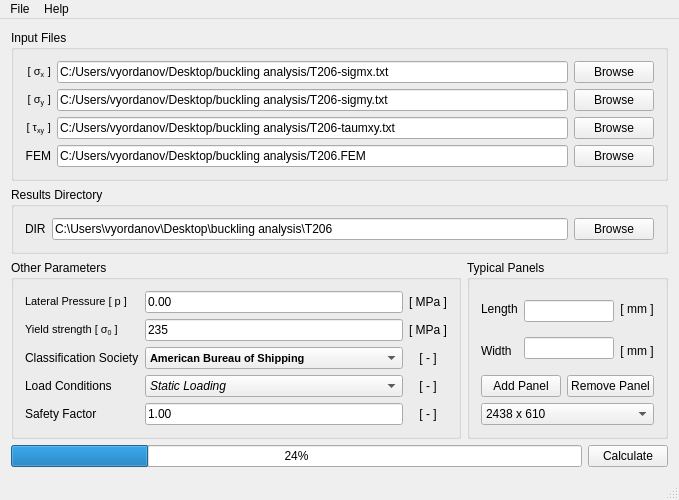
<?xml version="1.0" encoding="UTF-8"?>
<ui version="4.0">
 <class>MainWindow</class>
 <widget class="QMainWindow" name="MainWindow">
  <property name="geometry">
   <rect>
    <x>0</x>
    <y>0</y>
    <width>658</width>
    <height>465</height>
   </rect>
  </property>
  <property name="windowTitle">
   <string>Keppel Fels Baltech - Buckling Post-Processor</string>
  </property>
  <widget class="QWidget" name="centralWidget">
   <layout class="QVBoxLayout" name="verticalLayout_11">
    <item>
     <widget class="QGroupBox" name="groupBox_input">
      <property name="title">
       <string>Input Files</string>
      </property>
      <layout class="QHBoxLayout" name="horizontalLayout">
       <item>
        <layout class="QVBoxLayout" name="verticalLayout">
         <item>
          <widget class="QLabel" name="label">
           <property name="text">
            <string>&lt;!DOCTYPE HTML PUBLIC &quot;-//W3C//DTD HTML 4.0//EN&quot; &quot;http://www.w3.org/TR/REC-html40/strict.dtd&quot;&gt;
&lt;html&gt;&lt;head&gt;&lt;meta name=&quot;qrichtext&quot; content=&quot;1&quot; /&gt;&lt;style type=&quot;text/css&quot;&gt;
p, li { white-space: pre-wrap; }
&lt;/style&gt;&lt;/head&gt;&lt;body style=&quot; font-family:'MS Shell Dlg 2'; font-size:8.25pt; font-weight:400; font-style:normal;&quot;&gt;
&lt;p style=&quot; margin-top:0px; margin-bottom:0px; margin-left:0px; margin-right:0px; -qt-block-indent:0; text-indent:0px;&quot;&gt;&lt;span style=&quot; font-size:8pt;&quot;&gt;[ σ&lt;/span&gt;&lt;span style=&quot; font-size:8pt; vertical-align:sub;&quot;&gt;x  &lt;/span&gt;&lt;span style=&quot; font-size:8pt;&quot;&gt;]&lt;/span&gt;&lt;/p&gt;&lt;/body&gt;&lt;/html&gt;</string>
           </property>
           <property name="alignment">
            <set>Qt::AlignRight|Qt::AlignTrailing|Qt::AlignVCenter</set>
           </property>
          </widget>
         </item>
         <item>
          <widget class="QLabel" name="label_2">
           <property name="text">
            <string>&lt;!DOCTYPE HTML PUBLIC &quot;-//W3C//DTD HTML 4.0//EN&quot; &quot;http://www.w3.org/TR/REC-html40/strict.dtd&quot;&gt;
&lt;html&gt;&lt;head&gt;&lt;meta name=&quot;qrichtext&quot; content=&quot;1&quot; /&gt;&lt;style type=&quot;text/css&quot;&gt;
p, li { white-space: pre-wrap; }
&lt;/style&gt;&lt;/head&gt;&lt;body style=&quot; font-family:'MS Shell Dlg 2'; font-size:8.25pt; font-weight:400; font-style:normal;&quot;&gt;
&lt;p style=&quot; margin-top:0px; margin-bottom:0px; margin-left:0px; margin-right:0px; -qt-block-indent:0; text-indent:0px;&quot;&gt;&lt;span style=&quot; font-size:8pt;&quot;&gt;[ σ&lt;/span&gt;&lt;span style=&quot; font-size:8pt; vertical-align:sub;&quot;&gt;y  &lt;/span&gt;&lt;span style=&quot; font-size:8pt;&quot;&gt;]&lt;/span&gt;&lt;/p&gt;&lt;/body&gt;&lt;/html&gt;</string>
           </property>
           <property name="alignment">
            <set>Qt::AlignRight|Qt::AlignTrailing|Qt::AlignVCenter</set>
           </property>
          </widget>
         </item>
         <item>
          <widget class="QLabel" name="label_3">
           <property name="text">
            <string>&lt;!DOCTYPE HTML PUBLIC &quot;-//W3C//DTD HTML 4.0//EN&quot; &quot;http://www.w3.org/TR/REC-html40/strict.dtd&quot;&gt;
&lt;html&gt;&lt;head&gt;&lt;meta name=&quot;qrichtext&quot; content=&quot;1&quot; /&gt;&lt;style type=&quot;text/css&quot;&gt;
p, li { white-space: pre-wrap; }
&lt;/style&gt;&lt;/head&gt;&lt;body style=&quot; font-family:'MS Shell Dlg 2'; font-size:8.25pt; font-weight:400; font-style:normal;&quot;&gt;
&lt;p style=&quot; margin-top:0px; margin-bottom:0px; margin-left:0px; margin-right:0px; -qt-block-indent:0; text-indent:0px;&quot;&gt;&lt;span style=&quot; font-size:8pt;&quot;&gt;[ τ&lt;/span&gt;&lt;span style=&quot; font-size:8pt; vertical-align:sub;&quot;&gt;xy  &lt;/span&gt;&lt;span style=&quot; font-size:8pt;&quot;&gt;]&lt;/span&gt;&lt;/p&gt;&lt;/body&gt;&lt;/html&gt;</string>
           </property>
           <property name="alignment">
            <set>Qt::AlignRight|Qt::AlignTrailing|Qt::AlignVCenter</set>
           </property>
          </widget>
         </item>
         <item>
          <widget class="QLabel" name="label_4">
           <property name="text">
            <string>FEM</string>
           </property>
           <property name="alignment">
            <set>Qt::AlignRight|Qt::AlignTrailing|Qt::AlignVCenter</set>
           </property>
          </widget>
         </item>
        </layout>
       </item>
       <item>
        <layout class="QVBoxLayout" name="verticalLayout_2">
         <item>
          <widget class="QLineEdit" name="filePath_sigma_m_x">
           <property name="text">
            <string>C:/Users/vyordanov/Desktop/buckling analysis/T206-sigmx.txt</string>
           </property>
          </widget>
         </item>
         <item>
          <widget class="QLineEdit" name="filePath_sigma_m_y">
           <property name="text">
            <string>C:/Users/vyordanov/Desktop/buckling analysis/T206-sigmy.txt</string>
           </property>
          </widget>
         </item>
         <item>
          <widget class="QLineEdit" name="filePath_tau_m_xy">
           <property name="text">
            <string>C:/Users/vyordanov/Desktop/buckling analysis/T206-taumxy.txt</string>
           </property>
          </widget>
         </item>
         <item>
          <widget class="QLineEdit" name="filePath_fem">
           <property name="text">
            <string>C:/Users/vyordanov/Desktop/buckling analysis/T206.FEM</string>
           </property>
          </widget>
         </item>
        </layout>
       </item>
       <item>
        <layout class="QVBoxLayout" name="verticalLayout_3">
         <item>
          <widget class="QPushButton" name="Browse_input_sigma_x">
           <property name="text">
            <string>Browse</string>
           </property>
          </widget>
         </item>
         <item>
          <widget class="QPushButton" name="Browse_input_sigma_y">
           <property name="text">
            <string>Browse</string>
           </property>
          </widget>
         </item>
         <item>
          <widget class="QPushButton" name="Browse_input_tau_xy">
           <property name="text">
            <string>Browse</string>
           </property>
          </widget>
         </item>
         <item>
          <widget class="QPushButton" name="Browse_input_Fem">
           <property name="text">
            <string>Browse</string>
           </property>
          </widget>
         </item>
        </layout>
       </item>
      </layout>
     </widget>
    </item>
    <item>
     <widget class="QGroupBox" name="groupBox_result">
      <property name="title">
       <string>Results Directory</string>
      </property>
      <layout class="QHBoxLayout" name="horizontalLayout_5">
       <item>
        <widget class="QLabel" name="label_6">
         <property name="text">
          <string>DIR</string>
         </property>
        </widget>
       </item>
       <item>
        <widget class="QLineEdit" name="filePath_result">
         <property name="text">
          <string>C:\Users\vyordanov\Desktop\buckling analysis\T206</string>
         </property>
        </widget>
       </item>
       <item>
        <widget class="QPushButton" name="Browse_result">
         <property name="text">
          <string>Browse</string>
         </property>
        </widget>
       </item>
      </layout>
     </widget>
    </item>
    <item>
     <layout class="QHBoxLayout" name="horizontalLayout_7">
      <item>
       <widget class="QGroupBox" name="groupBox_parameters">
        <property name="title">
         <string>Other Parameters</string>
        </property>
        <layout class="QHBoxLayout" name="horizontalLayout_2">
         <item>
          <layout class="QVBoxLayout" name="verticalLayout_7">
           <item>
            <widget class="QLabel" name="label_11">
             <property name="text">
              <string>&lt;!DOCTYPE HTML PUBLIC &quot;-//W3C//DTD HTML 4.0//EN&quot; &quot;http://www.w3.org/TR/REC-html40/strict.dtd&quot;&gt;
&lt;html&gt;&lt;head&gt;&lt;meta name=&quot;qrichtext&quot; content=&quot;1&quot; /&gt;&lt;style type=&quot;text/css&quot;&gt;
p, li { white-space: pre-wrap; }
&lt;/style&gt;&lt;/head&gt;&lt;body style=&quot; font-family:'MS Shell Dlg 2'; font-size:8.25pt; font-weight:400; font-style:normal;&quot;&gt;
&lt;p style=&quot; margin-top:0px; margin-bottom:0px; margin-left:0px; margin-right:0px; -qt-block-indent:0; text-indent:0px;&quot;&gt;&lt;span style=&quot; font-size:8pt;&quot;&gt;Lateral Pressure [ p ]&lt;/span&gt;&lt;/p&gt;&lt;/body&gt;&lt;/html&gt;</string>
             </property>
            </widget>
           </item>
           <item>
            <widget class="QLabel" name="label_5">
             <property name="text">
              <string>&lt;!DOCTYPE HTML PUBLIC &quot;-//W3C//DTD HTML 4.0//EN&quot; &quot;http://www.w3.org/TR/REC-html40/strict.dtd&quot;&gt;
&lt;html&gt;&lt;head&gt;&lt;meta name=&quot;qrichtext&quot; content=&quot;1&quot; /&gt;&lt;style type=&quot;text/css&quot;&gt;
p, li { white-space: pre-wrap; }
&lt;/style&gt;&lt;/head&gt;&lt;body style=&quot; font-family:'MS Shell Dlg 2'; font-size:8.25pt; font-weight:400; font-style:normal;&quot;&gt;
&lt;p style=&quot; margin-top:0px; margin-bottom:0px; margin-left:0px; margin-right:0px; -qt-block-indent:0; text-indent:0px;&quot;&gt;&lt;span style=&quot; font-size:8pt;&quot;&gt;Yield strength [ σ&lt;/span&gt;&lt;span style=&quot; font-size:8pt; vertical-align:sub;&quot;&gt;0&lt;/span&gt;&lt;span style=&quot; font-size:8pt;&quot;&gt; ]&lt;/span&gt;&lt;/p&gt;&lt;/body&gt;&lt;/html&gt;</string>
             </property>
            </widget>
           </item>
           <item>
            <widget class="QLabel" name="label_14">
             <property name="text">
              <string>Classification Society</string>
             </property>
            </widget>
           </item>
           <item>
            <widget class="QLabel" name="label_16">
             <property name="text">
              <string>Load Conditions</string>
             </property>
            </widget>
           </item>
           <item>
            <widget class="QLabel" name="label_18">
             <property name="text">
              <string>Safety Factor</string>
             </property>
            </widget>
           </item>
          </layout>
         </item>
         <item>
          <layout class="QVBoxLayout" name="verticalLayout_8">
           <item>
            <widget class="QLineEdit" name="lineEdit_p">
             <property name="text">
              <string>0.00</string>
             </property>
            </widget>
           </item>
           <item>
            <widget class="QLineEdit" name="lineEdit_fy">
             <property name="text">
              <string>235</string>
             </property>
            </widget>
           </item>
           <item>
            <widget class="QComboBox" name="comboBox_cs">
             <property name="font">
              <font>
               <pointsize>8</pointsize>
               <weight>75</weight>
               <italic>false</italic>
               <bold>true</bold>
               <underline>false</underline>
               <strikeout>false</strikeout>
              </font>
             </property>
             <property name="whatsThis">
              <string/>
             </property>
             <property name="maxVisibleItems">
              <number>5</number>
             </property>
             <property name="maxCount">
              <number>5</number>
             </property>
             <item>
              <property name="text">
               <string>American Bureau of Shipping</string>
              </property>
             </item>
             <item>
              <property name="text">
               <string>American Bureau of Shipping - ULS</string>
              </property>
             </item>
             <item>
              <property name="text">
               <string>Det Norske Veritas</string>
              </property>
             </item>
             <item>
              <property name="text">
               <string>Paik and Thayamballi + Fujikubo correction</string>
              </property>
             </item>
            </widget>
           </item>
           <item>
            <widget class="QComboBox" name="comboBox_load_type">
             <property name="font">
              <font>
               <italic>true</italic>
              </font>
             </property>
             <property name="maxCount">
              <number>5</number>
             </property>
             <item>
              <property name="text">
               <string>Static Loading</string>
              </property>
             </item>
             <item>
              <property name="text">
               <string>Combined Loading</string>
              </property>
             </item>
            </widget>
           </item>
           <item>
            <widget class="QLineEdit" name="lineEdit_sf">
             <property name="text">
              <string>1.00</string>
             </property>
            </widget>
           </item>
          </layout>
         </item>
         <item>
          <layout class="QVBoxLayout" name="verticalLayout_9">
           <item>
            <widget class="QLabel" name="label_12">
             <property name="text">
              <string>[ MPa ]</string>
             </property>
             <property name="alignment">
              <set>Qt::AlignCenter</set>
             </property>
            </widget>
           </item>
           <item>
            <widget class="QLabel" name="label_7">
             <property name="text">
              <string>[ MPa ]</string>
             </property>
             <property name="alignment">
              <set>Qt::AlignCenter</set>
             </property>
            </widget>
           </item>
           <item>
            <widget class="QLabel" name="label_15">
             <property name="text">
              <string>[ - ]</string>
             </property>
             <property name="alignment">
              <set>Qt::AlignCenter</set>
             </property>
            </widget>
           </item>
           <item>
            <widget class="QLabel" name="label_17">
             <property name="text">
              <string>[ - ]</string>
             </property>
             <property name="alignment">
              <set>Qt::AlignCenter</set>
             </property>
            </widget>
           </item>
           <item>
            <widget class="QLabel" name="label_19">
             <property name="text">
              <string>[ - ]</string>
             </property>
             <property name="alignment">
              <set>Qt::AlignCenter</set>
             </property>
            </widget>
           </item>
          </layout>
         </item>
        </layout>
       </widget>
      </item>
      <item>
       <widget class="QGroupBox" name="groupBox_panels">
        <property name="title">
         <string>Typical Panels</string>
        </property>
        <layout class="QVBoxLayout" name="verticalLayout_10">
         <item>
          <layout class="QHBoxLayout" name="horizontalLayout_4">
           <item>
            <layout class="QVBoxLayout" name="verticalLayout_6">
             <item>
              <widget class="QLabel" name="label_8">
               <property name="text">
                <string>Length</string>
               </property>
              </widget>
             </item>
             <item>
              <widget class="QLabel" name="label_9">
               <property name="text">
                <string>Width</string>
               </property>
              </widget>
             </item>
            </layout>
           </item>
           <item>
            <layout class="QVBoxLayout" name="verticalLayout_5">
             <item>
              <widget class="QLineEdit" name="linEdit_length"/>
             </item>
             <item>
              <widget class="QLineEdit" name="lineEdit_width"/>
             </item>
            </layout>
           </item>
           <item>
            <layout class="QVBoxLayout" name="verticalLayout_4">
             <item>
              <widget class="QLabel" name="label_10">
               <property name="text">
                <string>[ mm ]</string>
               </property>
               <property name="alignment">
                <set>Qt::AlignCenter</set>
               </property>
              </widget>
             </item>
             <item>
              <widget class="QLabel" name="label_13">
               <property name="text">
                <string>[ mm ]</string>
               </property>
               <property name="alignment">
                <set>Qt::AlignCenter</set>
               </property>
              </widget>
             </item>
            </layout>
           </item>
          </layout>
         </item>
         <item>
          <layout class="QHBoxLayout" name="horizontalLayout_6">
           <item>
            <widget class="QPushButton" name="pushButton_addpanel">
             <property name="text">
              <string>Add Panel</string>
             </property>
            </widget>
           </item>
           <item>
            <widget class="QPushButton" name="pushButton_removepanel">
             <property name="text">
              <string>Remove Panel</string>
             </property>
            </widget>
           </item>
          </layout>
         </item>
         <item>
          <widget class="QComboBox" name="comboBox_panels">
           <property name="toolTip">
            <string/>
           </property>
           <property name="whatsThis">
            <string/>
           </property>
           <property name="editable">
            <bool>false</bool>
           </property>
           <property name="currentIndex">
            <number>0</number>
           </property>
           <property name="maxCount">
            <number>100</number>
           </property>
           <item>
            <property name="text">
             <string>2438 x 610</string>
            </property>
           </item>
           <item>
            <property name="text">
             <string>1524 x 610</string>
            </property>
           </item>
           <item>
            <property name="text">
             <string>2133.5 x 610</string>
            </property>
           </item>
           <item>
            <property name="text">
             <string>2286 x 610</string>
            </property>
           </item>
           <item>
            <property name="text">
             <string>2032 x 610</string>
            </property>
           </item>
           <item>
            <property name="text">
             <string>2235 x 610</string>
            </property>
           </item>
           <item>
            <property name="text">
             <string>2184.5 x 610</string>
            </property>
           </item>
          </widget>
         </item>
        </layout>
       </widget>
      </item>
     </layout>
    </item>
    <item>
     <layout class="QHBoxLayout" name="horizontalLayout_3">
      <item>
       <widget class="QProgressBar" name="progressBar">
        <property name="value">
         <number>24</number>
        </property>
       </widget>
      </item>
      <item>
       <widget class="QPushButton" name="Calculate">
        <property name="text">
         <string>Calculate</string>
        </property>
       </widget>
      </item>
     </layout>
    </item>
   </layout>
  </widget>
  <widget class="QStatusBar" name="statusBar"/>
  <widget class="QMenuBar" name="menuBar">
   <property name="geometry">
    <rect>
     <x>0</x>
     <y>0</y>
     <width>658</width>
     <height>18</height>
    </rect>
   </property>
   <widget class="QMenu" name="menuFile">
    <property name="title">
     <string>File</string>
    </property>
    <addaction name="actionNew_Analysis"/>
    <addaction name="actionImport_Panel_Data"/>
    <addaction name="actionExport_Panel_Data"/>
    <addaction name="separator"/>
    <addaction name="actionExit_2"/>
   </widget>
   <widget class="QMenu" name="menuHelp">
    <property name="title">
     <string>Help</string>
    </property>
    <addaction name="actionAbout"/>
    <addaction name="actionAbout_Qt"/>
    <addaction name="actionAbout_Keppel_Fels_Baltech"/>
    <addaction name="separator"/>
    <addaction name="actionDNV_Rules"/>
    <addaction name="actionABS_Rules"/>
    <addaction name="actionTheory_of_Elastic_Stability"/>
   </widget>
   <addaction name="menuFile"/>
   <addaction name="menuHelp"/>
  </widget>
  <action name="actionAbout">
   <property name="text">
    <string>About</string>
   </property>
  </action>
  <action name="actionAbout_Qt">
   <property name="text">
    <string>About Qt</string>
   </property>
  </action>
  <action name="actionNew_Analysis">
   <property name="text">
    <string>New Analysis</string>
   </property>
  </action>
  <action name="actionExport_Panel_Data">
   <property name="text">
    <string>Export Panel Data</string>
   </property>
  </action>
  <action name="actionExit_2">
   <property name="text">
    <string>Exit</string>
   </property>
  </action>
  <action name="actionDNV_Rules">
   <property name="text">
    <string>DNV Rules</string>
   </property>
  </action>
  <action name="actionABS_Rules">
   <property name="text">
    <string>ABS Rules</string>
   </property>
  </action>
  <action name="actionTheory_of_Elastic_Stability">
   <property name="text">
    <string>Theory of Elastic Stability</string>
   </property>
  </action>
  <action name="actionAbout_Keppel_Fels_Baltech">
   <property name="text">
    <string>About &quot;Keppel Fels Baltech&quot;</string>
   </property>
  </action>
  <action name="actionImport_Panel_Data">
   <property name="text">
    <string>Import Panel Data</string>
   </property>
  </action>
 </widget>
 <layoutdefault spacing="6" margin="11"/>
 <resources/>
 <connections/>
</ui>
